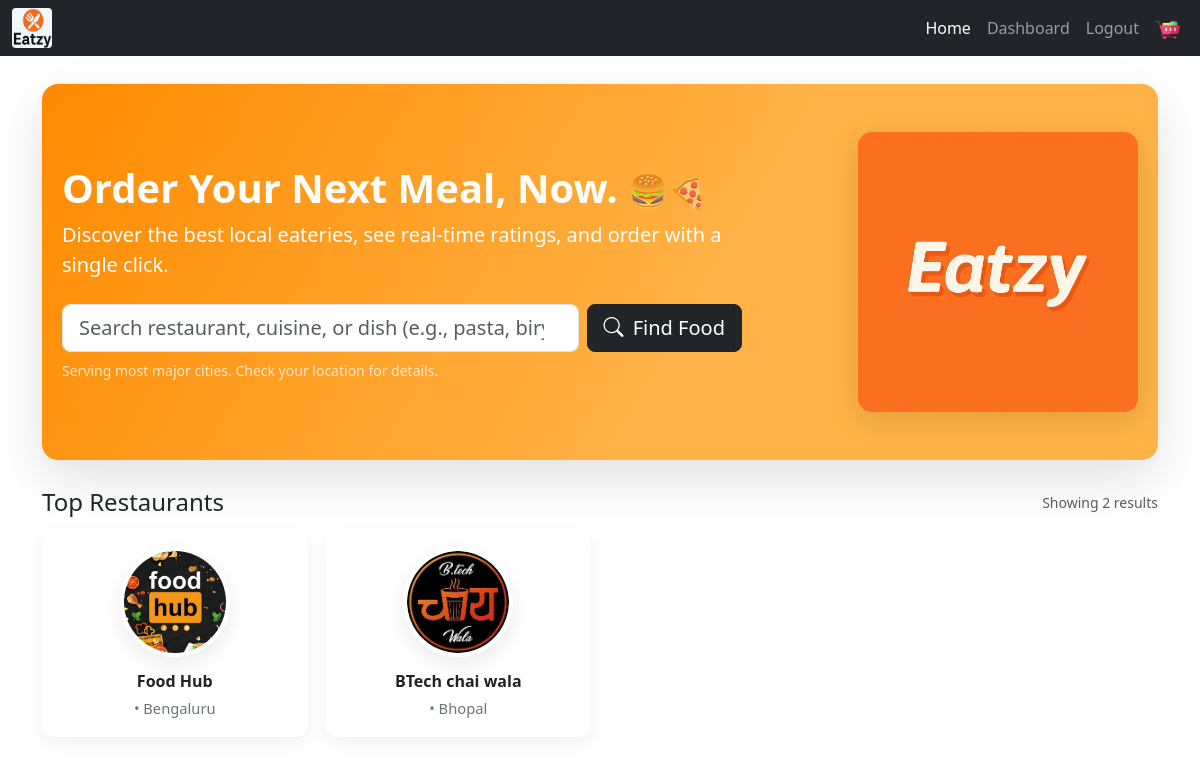
Page / (signed in) on the earlier database version.
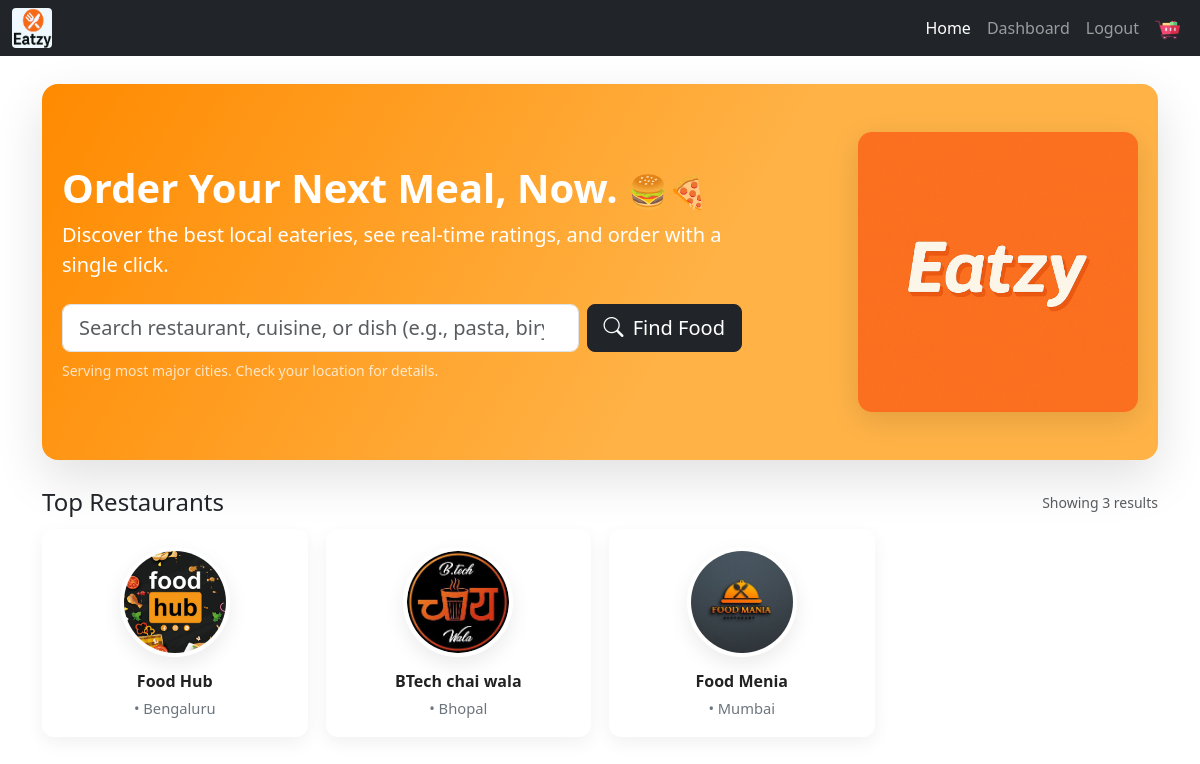
Same page on the later database version.
### venders/models.py (models this page shows, shortened)
class multiVenders(models.Model):
    user = models.OneToOneField(
        settings.AUTH_USER_MODEL,
        on_delete=models.CASCADE,
    )
    restaurent_name = models.CharField(max_length=100)
    address = models.CharField(max_length=100)
    city = models.CharField(max_length=100)
    state = models.CharField(max_length=100)
    zipcode = models.CharField(max_length=100)
    restaurent_lic = models.ImageField(upload_to='licience_pics', blank=True, null=True)
    restaurent_img = models.ImageField(upload_to='restaurent_pics', blank=True, null=True)
    is_approved = models.BooleanField(default=False)
    user_type = models.CharField(max_length=100, default='vender', editable=False)

### accounts/views.py (the view)
# urls.py: path('', views.home, name='home'),
@login_required(login_url="login")
def home(request):
    venders = multiVenders.objects.all()
    return render(request,'index.html',{'venders':venders})

### templates/index.html (shortened to what this page needs)
{% include "base.html" %}
{% load static %}
{% block start %}
<div class="container">
  <section class="hero-modern" aria-labelledby="hero-heading">
    <div class="hero d-flex flex-column flex-lg-row align-items-center justify-content-between">
      <div class="me-lg-5" style="max-width: 680px;">
        <h1 class="display-6 fw-bold mb-2">
          <span class="d-block d-sm-inline">Order Your Next Meal, Now.</span>
          <span style="font-size: 0.8em; opacity: 0.9;">🍔🍕</span>
        </h1>
        <p class="lead mb-4">
          Discover the best local eateries, see real-time ratings, and order with a single click.
        </p>
        <form method="get" action="{% url 'home' %}" class="d-flex flex-column flex-sm-row gap-2">
          <input type="search" name="q" class="form-control form-control-lg search-input"
            placeholder="Search restaurant, cuisine, or dish (e.g., pasta, biryani)" aria-label="Search"
            value="{{ request.GET.q|default:'' }}">
          <button class="btn btn-dark btn-lg flex-shrink-0" type="submit">
            <i class="bi bi-search me-1"></i> Find Food
          </button>
        </form>
        <small class="text-white mt-2 d-block opacity-75">Serving most major cities. Check your location for
          details.</small>
      </div>
      <div class="mt-4 mt-lg-0 ms-lg-3 text-center d-none d-lg-block">
        <img src="{% static 'images/banner.png' %}" alt="Eatzy banner"
          style="width:280px; max-width:40vw; border-radius:14px; box-shadow:0 8px 30px rgba(0, 0, 0, 0.12)">
      </div>
    </div>
  </section>
  <div class="top-header">
    <h3 class="h4 mb-0">Top Restaurants</h3>
    <small class="text-muted">Showing {{ venders|length }} results</small>
  </div>
  <div class="grid-wrap">
    {% for vender in venders %}
    <div class="simple-resto-card">
      <a href="{% url 'venderdetails' vender.id %}" class="text-decoration-none d-block"
        title="{{ vender.restaurent_name }}">
        {% if vender.restaurent_img %}
        <img src="{{ vender.restaurent_img.url }}" alt="{{ vender.restaurent_name }}" class="resto-thumb"
          loading="lazy">
        {% else %}
        <img src="{% static 'images/placeholder.png' %}" alt="placeholder" class="resto-thumb" loading="lazy">
        {% endif %}
        <div class="resto-name">{{ vender.restaurent_name }}</div>
        {% if vender.city %}
        <small class="resto-city">• {{ vender.city }}</small>
        {% endif %}
      </a>
    </div>
    {% empty %}
    <div class="col-12">
      <div class="alert alert-warning mb-0">No restaurants found right now. Please check back later.</div>
    </div>
    {% endfor %}
  </div>
</div>
{% endblock start %}

Differences in the rows shown:
added multiVenders: restaurent_img (picture), restaurent_name "Food Menia", city "Mumbai"
Other differences:
{{ venders|length }}: "2" → "3"
